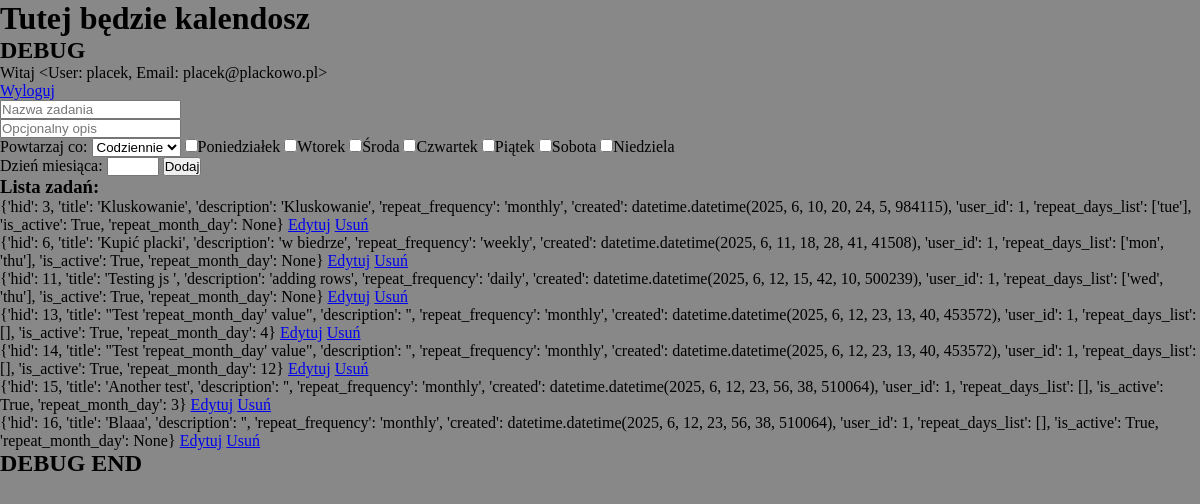
The page /dashboard (signed in) on the database as committed earlier.
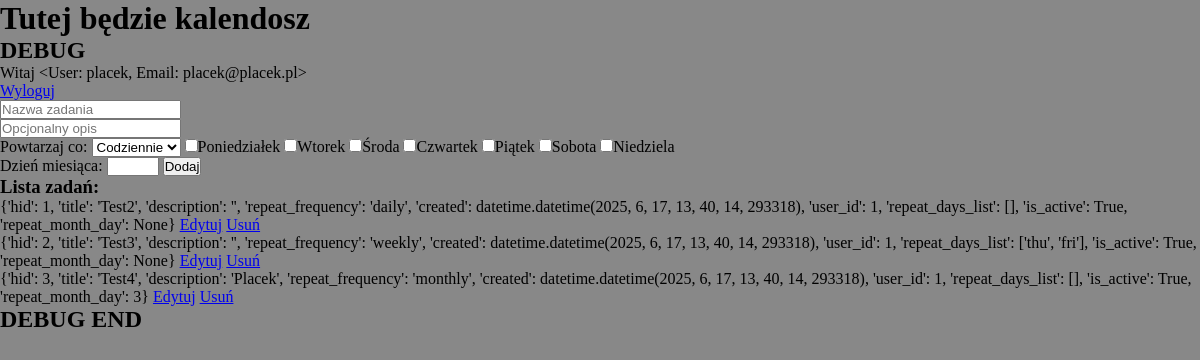
The same page on the database as committed later.
### habitcakesapp/blueprints/userbase/models.py (models this page shows, shortened)
class User(db.Model, UserMixin):
    __tablename__ = 'users'
    uid = db.Column(db.Integer, primary_key=True)
    username = db.Column(db.String, nullable=False)
    password = db.Column(db.String, nullable=False)
    email = db.Column(db.String, nullable=False)
    role = db.Column(db.String,default='user', nullable=False)
    habits = db.relationship('Habit', back_populates='user')
    def __repr__(self):
        return f'<User: {self.username}, Email: {self.email}>'

### habitcakesapp/blueprints/habits/models.py (models this page shows, shortened)
class Habit(db.Model):
    __tablename__ = 'habits'
    hid = db.Column(db.Integer, primary_key=True)
    title = db.Column(db.String, nullable=False)
    description = db.Column(db.String, nullable=True)
    repeat_frequency = db.Column(db.String, nullable=True)
    repeat_day = db.Column(db.String, nullable=True)
    created = db.Column(db.DateTime, default=datetime.now(), nullable=False)
    is_active = db.Column(db.Boolean, default=True, nullable=False)
    repeat_month_day = db.Column(db.Integer,nullable=True)
    user_id = db.Column(db.Integer, db.ForeignKey('users.uid'), nullable=False, index=True)
    user = db.relationship('User', back_populates='habits')
    completions = db.relationship('HabitCompletion', backref='habit', cascade="all, delete-orphan")

### habitcakesapp/blueprints/core/routes.py (the view)
@core.route('/dashboard')
@login_required
def dashboard():
    user_habits = current_user.habits
    processed_habits = []
    for habit in user_habits:
        habit_dict = {
            'hid': habit.hid,
            'title': habit.title,
            'description': habit.description,
            'repeat_frequency': habit.repeat_frequency,
            'created': habit.created,
            'user_id': habit.user_id,
            'repeat_days_list': habit.repeat_day.split('.') if habit.repeat_day else [],
            'is_active': habit.is_active,
            'repeat_month_day': habit.repeat_month_day
        }
        processed_habits.append(habit_dict)
    return render_template('core/dashboard.html', habits=processed_habits)

### habitcakesapp/blueprints/core/templates/core/dashboard.html (shortened to what this page needs)
{% extends "base.html" %}
{% block content %}
    <main>
    <h1>Tutej będzie kalendosz</h1>
    <h2>DEBUG</h2>
    <p>Witaj {{ current_user }}</p>
    <a href="{{ url_for('userbase.logout') }}">Wyloguj</a><br>
    <form action="{{ url_for('habits.habit') }}" method="POST">
        <input type="text" name="title" placeholder="Nazwa zadania" required="required"><br>
        <input type="text" name="description" placeholder="Opcjonalny opis"><br>
        <label for="repeat_frequency">Powtarzaj co:</label>
        <select id="repeat_frequency" name="repeat_frequency">
            <option value="daily">Codziennie</option>
        </select>
        <input type="checkbox" id="monday" name="repeat_day" value="mon"><label for="monday">Poniedziałek</label>
        <input type="checkbox" id="tuesday" name="repeat_day" value="tue"><label for="tuesday">Wtorek</label>
        <input type="checkbox" id="wednesday" name="repeat_day" value="wed"><label for="wednesday">Środa</label>
        <input type="checkbox" id="thursday" name="repeat_day" value="thu"><label for="thursday">Czwartek</label>
        <input type="checkbox" id="friday" name="repeat_day" value="fri"><label for="friday">Piątek</label>
        <input type="checkbox" id="saturday" name="repeat_day" value="sat"><label for="saturday">Sobota</label>
        <input type="checkbox" id="sunday" name="repeat_day" value="sun"><label for="sunday">Niedziela</label><br>
        <label for="repeat_month_day" id="repeat_month_day">Dzień miesiąca:</label>
        <input type="number" name="repeat_month_day" min="1" max="31">
        <input type="submit" value="Dodaj">
    </form>
    <h3>Lista zadań:</h3>
    <ul>
        {% for habit in habits %}
        <li>{{ habit }} <a href="{{ url_for('habits.edit_habit', habit_id=habit['hid']) }}">Edytuj</a>
        <a href="{{ url_for('habits.delete', habit_id=habit['hid']) }}">Usuń</a>
</li>
    {% endfor %}
    </ul>
    <h2>DEBUG END</h2><br><br>
    </main>
{% endblock %}

### habitcakesapp/templates/base.html (shortened to what this page needs)
<!DOCTYPE html>
<html lang="pl">
<head>
    <link rel="stylesheet" href="{{ url_for('static', filename='styles.css') }}">
</head>
<body>
    {% block content %}{% endblock %}
</body>
</html>

### habitcakesapp/static/styles.css (style rules this page uses)
html { box-sizing: border-box; scroll-behavior: smooth; }
*, *::before, *::after { box-sizing: inherit; margin: 0; padding: 0; }
body { background-color: #888; min-height: 100vh; }

Rows that differ between the two databases and show on the page:
removed Habit: habit "{'hid': 6, 'title': 'Kupić placki', 'description': 'w biedrze', 'repeat_frequency': 'weekly', 'created': datetime.datetime(2025, 6, 11, 18, 28, 41, 41508), 'user_id': 1, 'repeat_days_list': ['mon', 'thu'], 'is_active': True, 'repeat_month_day': None}"
removed Habit: habit "{'hid': 11, 'title': 'Testing js ', 'description': 'adding rows', 'repeat_frequency': 'daily', 'created': datetime.datetime(2025, 6, 12, 15, 42, 10, 500239), 'user_id': 1, 'repeat_days_list': ['wed', 'thu'], 'is_active': True, 'repeat_month_day': None}"
removed Habit: habit "{'hid': 13, 'title': \"Test 'repeat_month_day' value\", 'description': '', 'repeat_frequency': 'monthly', 'created': datetime.datetime(2025, 6, 12, 23, 13, 40, 453572), 'user_id': 1, 'repeat_days_list': [], 'is_active': True, 'repeat_month_day': 4}"
removed Habit: habit "{'hid': 14, 'title': \"Test 'repeat_month_day' value\", 'description': '', 'repeat_frequency': 'monthly', 'created': datetime.datetime(2025, 6, 12, 23, 13, 40, 453572), 'user_id': 1, 'repeat_days_list': [], 'is_active': True, 'repeat_month_day': 12}"
removed Habit: habit "{'hid': 15, 'title': 'Another test', 'description': '', 'repeat_frequency': 'monthly', 'created': datetime.datetime(2025, 6, 12, 23, 56, 38, 510064), 'user_id': 1, 'repeat_days_list': [], 'is_active': True, 'repeat_month_day': 3}"
removed Habit: habit "{'hid': 16, 'title': 'Blaaa', 'description': '', 'repeat_frequency': 'monthly', 'created': datetime.datetime(2025, 6, 12, 23, 56, 38, 510064), 'user_id': 1, 'repeat_days_list': [], 'is_active': True, 'repeat_month_day': None}"
changed User: username+email "<User: placek, Email: placek@plackowo.pl>" → "<User: placek, Email: placek@placek.pl>"
added Habit: habit "{'hid': 1, 'title': 'Test2', 'description': '', 'repeat_frequency': 'daily', 'created': datetime.datetime(2025, 6, 17, 13, 40, 14, 293318), 'user_id': 1, 'repeat_days_list': [], 'is_active': True, 'repeat_month_day': None}"
added Habit: habit "{'hid': 2, 'title': 'Test3', 'description': '', 'repeat_frequency': 'weekly', 'created': datetime.datetime(2025, 6, 17, 13, 40, 14, 293318), 'user_id': 1, 'repeat_days_list': ['thu', 'fri'], 'is_active': True, 'repeat_month_day': None}"
changed Habit (number 3 of 3 on the later page): habit "{'hid': 3, 'title': 'Kluskowanie', 'description': 'Kluskowanie', 'repeat_frequency': 'monthly', 'created': datetime.datetime(2025, 6, 10, 20, 24, 5, 984115), 'user_id': 1, 'repeat_days_list': ['tue'], 'is_active': True, 'repeat_month_day': None}" → "{'hid': 3, 'title': 'Test4', 'description': 'Placek', 'repeat_frequency': 'monthly', 'created': datetime.datetime(2025, 6, 17, 13, 40, 14, 293318), 'user_id': 1, 'repeat_days_list': [], 'is_active': True, 'repeat_month_day': 3}"
